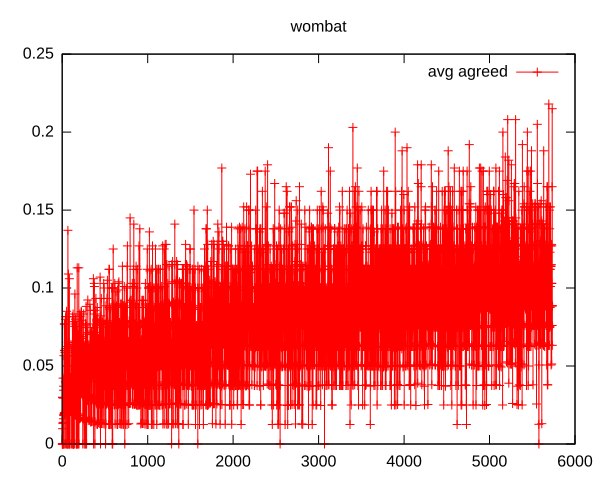

Reproduce this figure in gnuplot.
set terminal svg
set style data linespoints
set title "wombat"
set key autotitle columnhead
plot 'temp.trend' using 1:15
